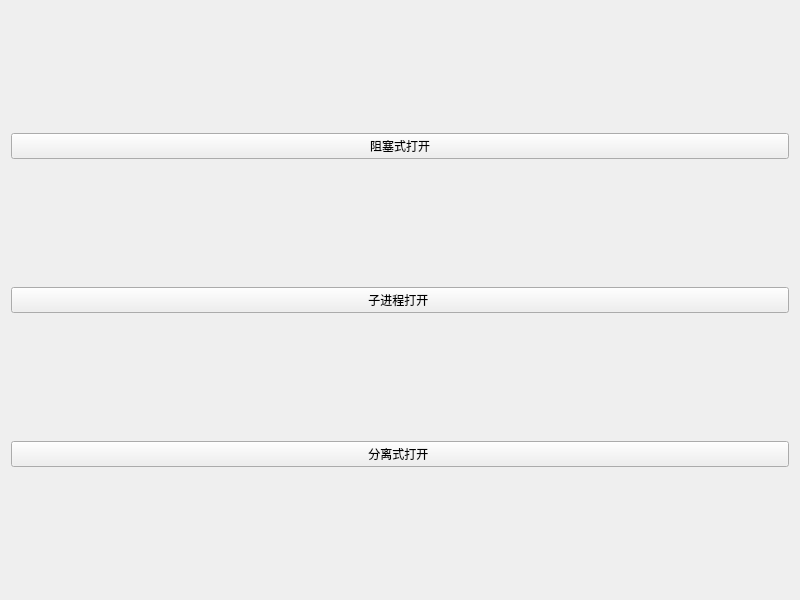
<?xml version="1.0" encoding="UTF-8"?>
<ui version="4.0">
 <class>StartExe</class>
 <widget class="QWidget" name="StartExe">
  <property name="geometry">
   <rect>
    <x>0</x>
    <y>0</y>
    <width>800</width>
    <height>600</height>
   </rect>
  </property>
  <property name="windowTitle">
   <string>StartExe</string>
  </property>
  <layout class="QGridLayout" name="gridLayout">
   <item row="0" column="0">
    <widget class="QPushButton" name="pushButton">
     <property name="text">
      <string>阻塞式打开</string>
     </property>
    </widget>
   </item>
   <item row="1" column="0">
    <widget class="QPushButton" name="pushButton_2">
     <property name="text">
      <string>子进程打开 </string>
     </property>
    </widget>
   </item>
   <item row="2" column="0">
    <widget class="QPushButton" name="pushButton_3">
     <property name="text">
      <string>分离式打开 </string>
     </property>
    </widget>
   </item>
  </layout>
 </widget>
 <resources/>
 <connections/>
</ui>
